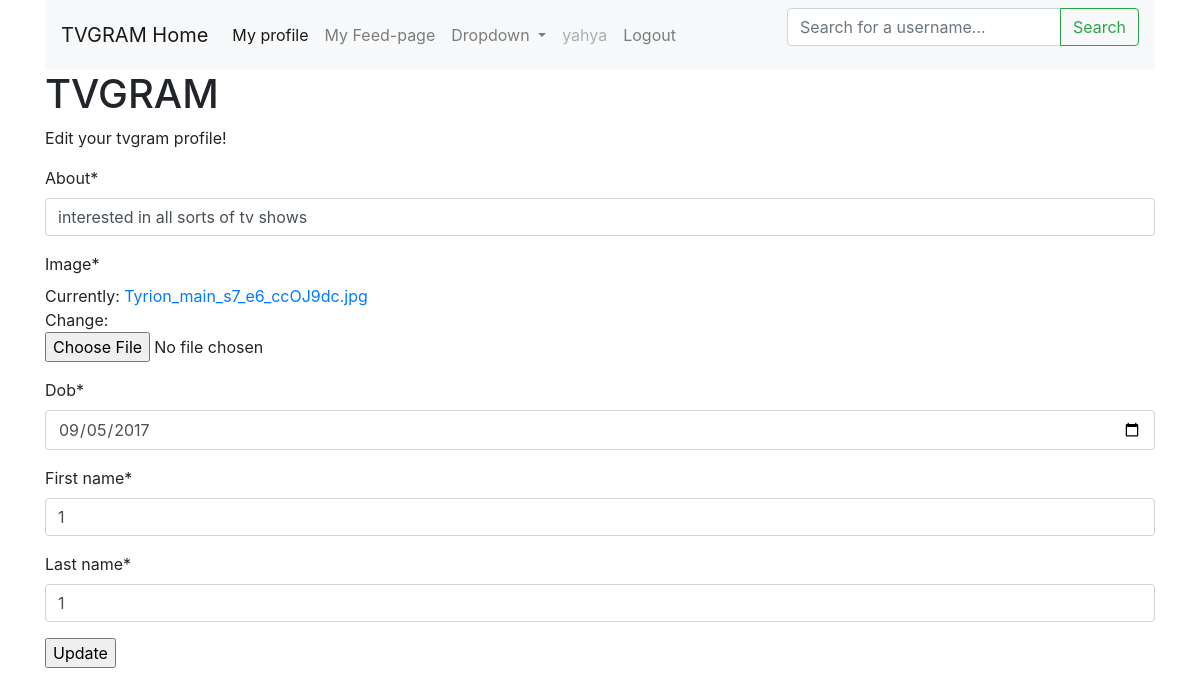
The app's page /edit_profile/1/ (signed in), older data.
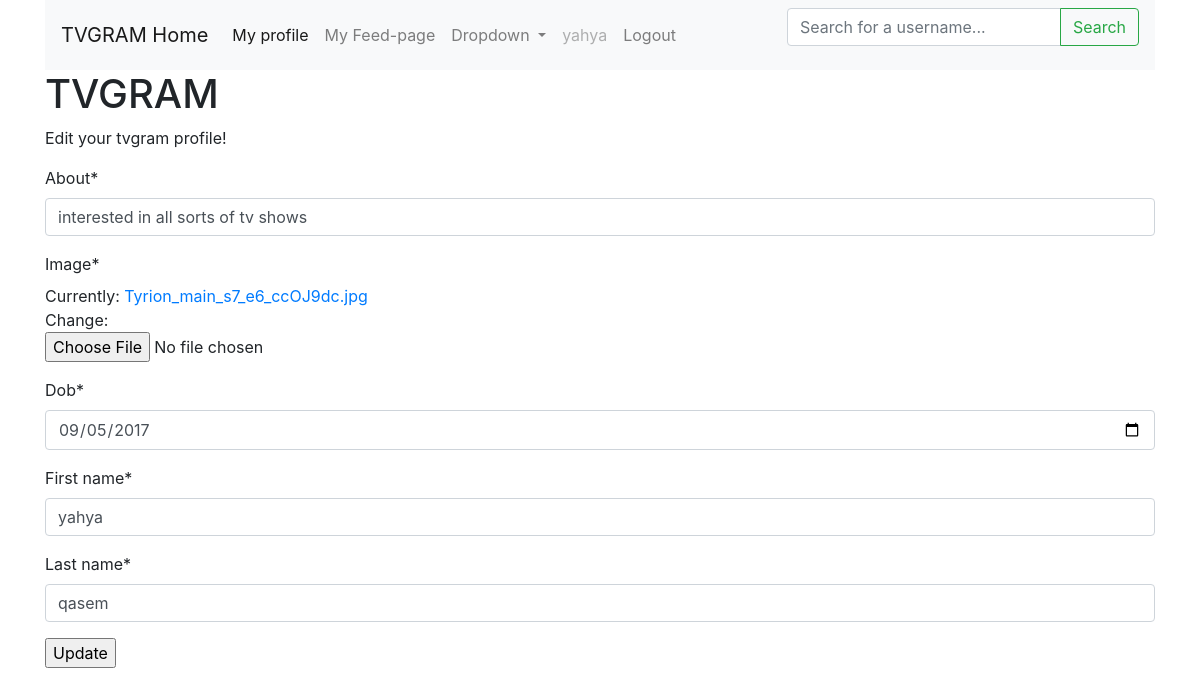
The same page, newer data.
### app/models.py (models this page shows, shortened)
class Profile(models.Model):
	user = models.OneToOneField(User, on_delete=models.CASCADE)
	image = models.ImageField(null=True)
	first_name = models.CharField(max_length=50)
	last_name = models.CharField(max_length=50)
	dob = models.DateField(auto_now=False, auto_now_add=False, null=True)
	about = models.CharField(max_length=500)

### app/views.py (the view)
# urls.py: path('edit_profile/<int:profile_id>/', views.edit_profile, name="edit_profile"),
def edit_profile(request, profile_id):
	if not request.user.is_authenticated:
		return redirect('login')
	if not (request.user.is_staff or request.user.profile.id==profile_id):
		return HttpResponse("you're not the username or the staff. You are not allowed to edit this profile")
	profile_obj = Profile.objects.get(id=profile_id)
	form = ProfileForm(instance=profile_obj)
	if request.method == "POST":
		form = ProfileForm(request.POST, request.FILES or None, instance = profile_obj,)
		if form.is_valid():
			form.save()
			return redirect("profile", profile_id=profile_obj.id)
	context = {
	"profile_obj":profile_obj,
	"profile_form":form,
	}
	return render(request, 'edit_profile.html', context)

### app/forms.py
class ProfileForm(forms.ModelForm):
	class Meta:
		model = Profile
		fields = ['about', 'image', 'dob', 'first_name', 'last_name']
		widgets = {
			"dob": forms.DateInput(attrs={"type":"date"})
		}

### app/templates/edit_profile.html (shortened to what this page needs)
{% extends "base.html" %}
{% load crispy_forms_tags %}
{% block stuff %}
<p> Edit your tvgram profile! </p>
	<form action="{% url 'edit_profile' profile_id=profile_obj.id %}" method="POST" enctype="multipart/form-data">
		{{profile_form|crispy}}
		<input type="submit" value="Update">
	</form>
{% endblock stuff %}

Row changes from the older to the newer data that the page shows:
changed Profile "interested in all sorts of tv shows": first_name "1" → "yahya"; last_name "1" → "qasem"
